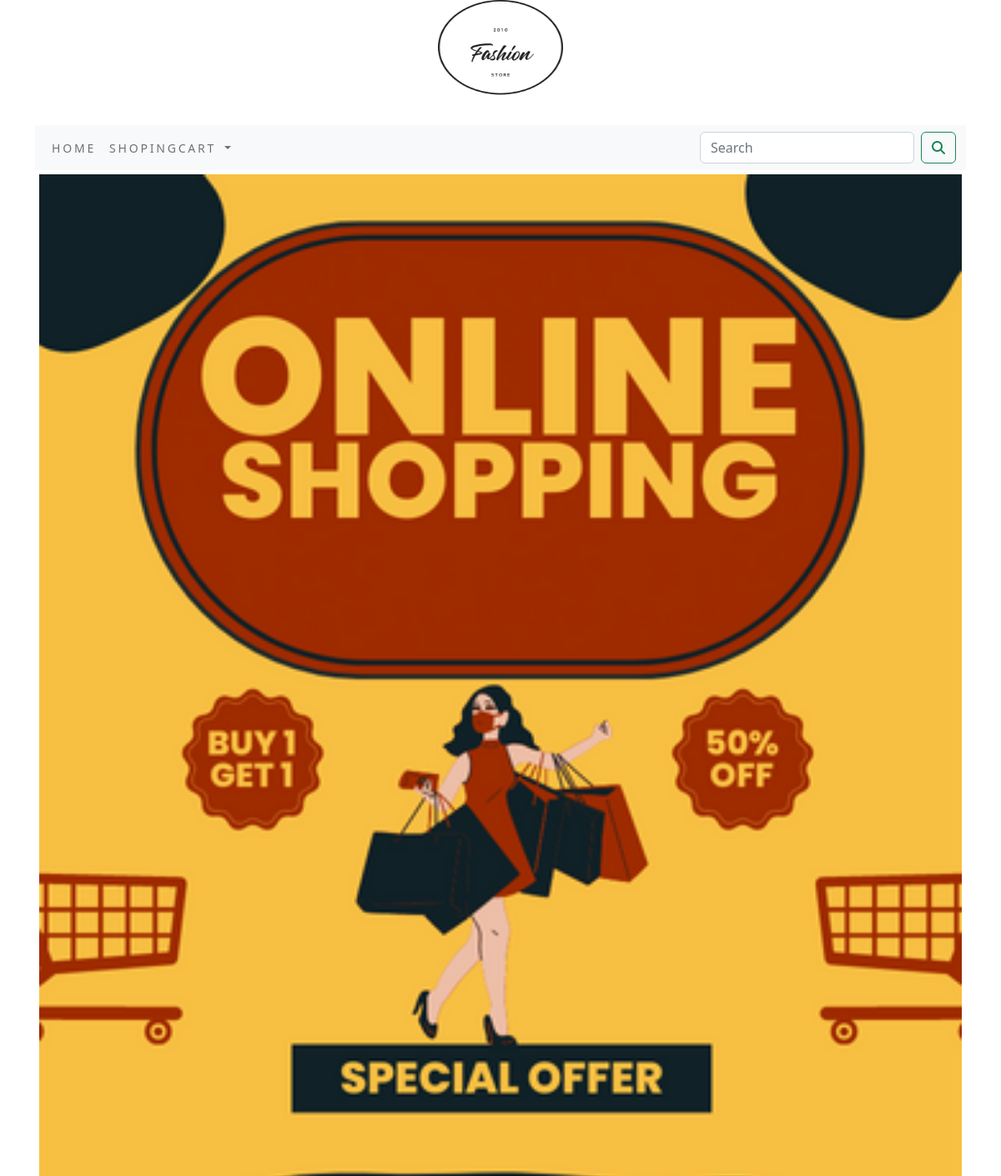
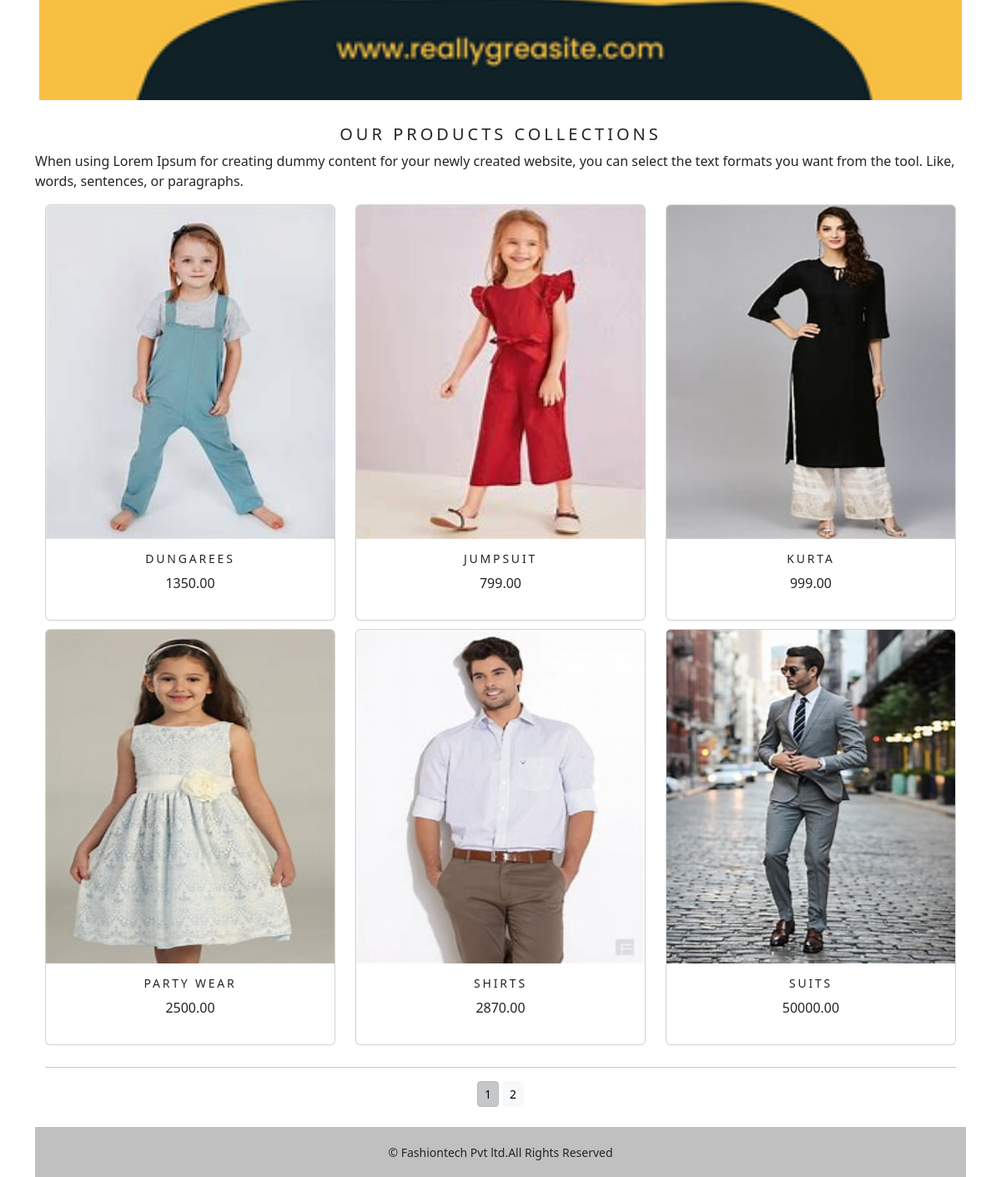
The app's page /shopingcart/ with its own data (2 pictures, top to bottom).
### shopingcart/models.py (models this page shows, shortened)
class Product(models.Model):
    name=models.CharField(max_length=250,unique=True)
    slug=models.SlugField(max_length=250,unique=True)
    description=models.TextField(blank=True)
    price=models.DecimalField(max_digits=10,decimal_places=2)
    category=models.ForeignKey(Category,on_delete=models.CASCADE)
    image=models.ImageField(upload_to='product',blank=True)
    stock=models.IntegerField()
    available=models.BooleanField(default=True)
    created=models.DateTimeField(auto_now_add=True)
    updated=models.DateTimeField(auto_now=True)
    def get_url(self):
        return reverse('shopingcart:prodCatDetail',args=[self.category.slug,self.slug])
    class Meta:
        ordering = ('name',)
        verbose_name = 'product'
        verbose_name_plural = 'products'

### shopingcart/views.py (the view)
# urls.py: path('',views.allProduCat,name='allProduCat'),
def allProduCat(request,c_slug=None):
    c_page=None
    products_list=None
    if c_slug!=None:
        c_page=get_object_or_404(Category,slug=c_slug)
        products_list=Product.objects.all().filter(category=c_page,available=True)
    else:
        products_list=Product.objects.all().filter(available=True)
    paginator=Paginator(products_list,6)
    try:
        page=int(request.GET.get('page','1'))
    except:
        page=1
    try:
        products=paginator.page(page)
    except(EmptyPage,InvalidPage):
        products=paginator.page(paginator.num_pages)
    return render(request,"category.html",{'category':c_page,'products':products})

### cart/context_processors.py (called while the page is built)
def counter(request):
    item_count=0
    if 'admin' in request.path:
        return {}
    else:
        try:
            cart=Cart.objects.filter(cart_id=cart_id(request))
            cart_items=CartItem.objects.all().filter(cart=cart[:1])
            for cart_item in cart_items:
                item_count += cart_item.quantity
        except Cart.DoesNotExist:
            item_count=0
        return dict(item_count=item_count)

### cart/views.py (called while the page is built)
def cart_id(request):
    cart = request.session.session_key
    if not cart:
        cart = request.session.create()
    return cart

### shopingcart/context_processors.py (called while the page is built)
def menu_links(request):
    links=Category.objects.all()
    return dict(links=links)

### shopingcart/models.py (called while the page is built)
    def get_url(self):
        return reverse('shopingcart:products_by_category',args=[self.slug])

### template/category.html (shortened to what this page needs)
{% extends 'base.html' %}
{% load static %}
{% block content %}
<div class="mx_auto">
    {% if category %}
        <img class="my_image" src="{{category.image.url}}" alt="{{category.name}}">
</div>
    <br>
<div>
        <h1 class="text-center my_title">{{category.name}}</h1>
        <p class="text-justify">{{category.description}}</p>
</div>
    {% else %}
<div>
<img class="my_image my_image_padding" src="{% static 'img/bannernew.png' %}" alt="our products">
</div>
<br>
<div>
    <h1 class="text-center my_title">Our products collections</h1>
    <p class="text-justify">When using Lorem Ipsum for creating dummy content for your newly created website, you can select the text formats you want from the tool. Like, words, sentences, or paragraphs.</p>
</div>
    {% endif %}
<div class="container">
    <div class="row mx_auto">
        {% for product in products.object_list %}
        <div class="my_bottom_margin col-9 col-sm-12 col-md-4 col-lg-4">
            <div class="card text-center" style="min-width:18rem" >
                <a href="{{product.get_url}}"> <img class="card-img-top my_image"  src="{{product.image.url}}" alt="{{product.name}}" style="height:400px;width:100%;"></a>
            <div class="card-body">
                <h4>{{product.name}}</h4>
                <p>{{product.price}}</p>
            </div>
            </div>
        </div>
        {% endfor %}
    </div>
    <div class="mx_auto">
            {% if products.paginator.num_pages > 1 %}
            <hr>
            <div class="text-center">
                {% for pg in products.paginator.page_range %}
                    <a href="?page={{pg}}" class="btn btn-light btn-sm {% if products.number == pg %} active {% endif %}">{{pg}}</a>
                {% endfor%}
        </div>
        {% endif %}
    </div>
    <br>
</div>
{% endblock %}

### template/base.html (shortened to what this page needs)
{% load static %}
<!DOCTYPE html>
<html lang="en" >
<head>
    <link rel="stylesheet" href="{% static 'css/custom.css' %}">
    <link href="{% static 'css/bootstrap.min.css' %}" rel="stylesheet" >
</head>
<body>
<div class="container">
{% include 'header.html' %}
{% include  'navbar.html' %}
{% block content %}
{% endblock %}
</div>
{% include 'footer.html' %}
</body>
</html>

### template/header.html
{% load static %}
<header>
      <center>
          <a href="{% url 'shopingcart:allProduCat' %}">
              <img src="{% static 'img/logo.png' %}" alt="logimage" height="150px" width="150px"></a>
      </center>
</header>

### template/navbar.html (shortened to what this page needs)
<nav class="navbar navbar-expand-lg navbar-light bg-light">
  <div class="container-fluid">
    <div class="collapse navbar-collapse" id="navbarSupportedContent">
      <ul class="navbar-nav me-auto mb-2 mb-lg-0">
        <li class="nav-item">
          <a class="nav-link" href="#">Home</a>
        </li>
        <li class="nav-item dropdown   {% if 'shopingcart'  in request.path %} active {% endif %}">
          <a class="nav-link dropdown-toggle" href="#"id="navbarDropdown" role="button" data-bs-toggle="dropdown" aria-expanded="false">
            Shopingcart
          </a>
        </li>
      </ul>
      <form class="d-flex" action="{% url 'searchapp:SearchResult' %}" method="get">
        <input class="form-control me-2" type="search" placeholder="Search" name="q" aria-label="Search">
        <button class="btn btn-outline-success" type="submit"><i class="fa-solid fa-magnifying-glass"></i></button>
      </form>
    </div>
  </div>
</nav>

### template/footer.html
<div class="footer navbar-fixed-bottom my_footer">
  <p class="text-center">&copy; Fashiontech Pvt ltd.All Rights Reserved</p>
</div>

### static/css/custom.css (style rules this page uses)
body { font-family: 'Roboto', sans-serif; }
.nav-item { letter-spacing: .2em; font-size: 14px; text-transform: uppercase; }
.my_footer { background-color:silver; height:60px; position:center; }
.my_footer p { padding-top:20px; font-size:14px; }
.my_image { width:100%; height:50%; }
.my_title { font-size:20px; text-transform:uppercase; letter-spacing:.2em; }
.my_image_padding { padding:5px; }
.my_bottom_margin { margin-bottom:10px; }
.card-body h4 { font-size:14px; text-transform:uppercase; letter-spacing:.2em; }

### records on screen
Product: image (picture), name "DUNGAREES", price "1350.00"
Product: image (picture), name "JUMPSUIT", price "799.00"
Product: image (picture), name "KURTA", price "999.00"
Product: image (picture), name "PARTY WEAR", price "2500.00"
Product: image (picture), name "SHIRTS", price "2870.00"
Product: image (picture), name "SUITS", price "50000.00"

### other values on screen
{{ pg }} "1" "2"
